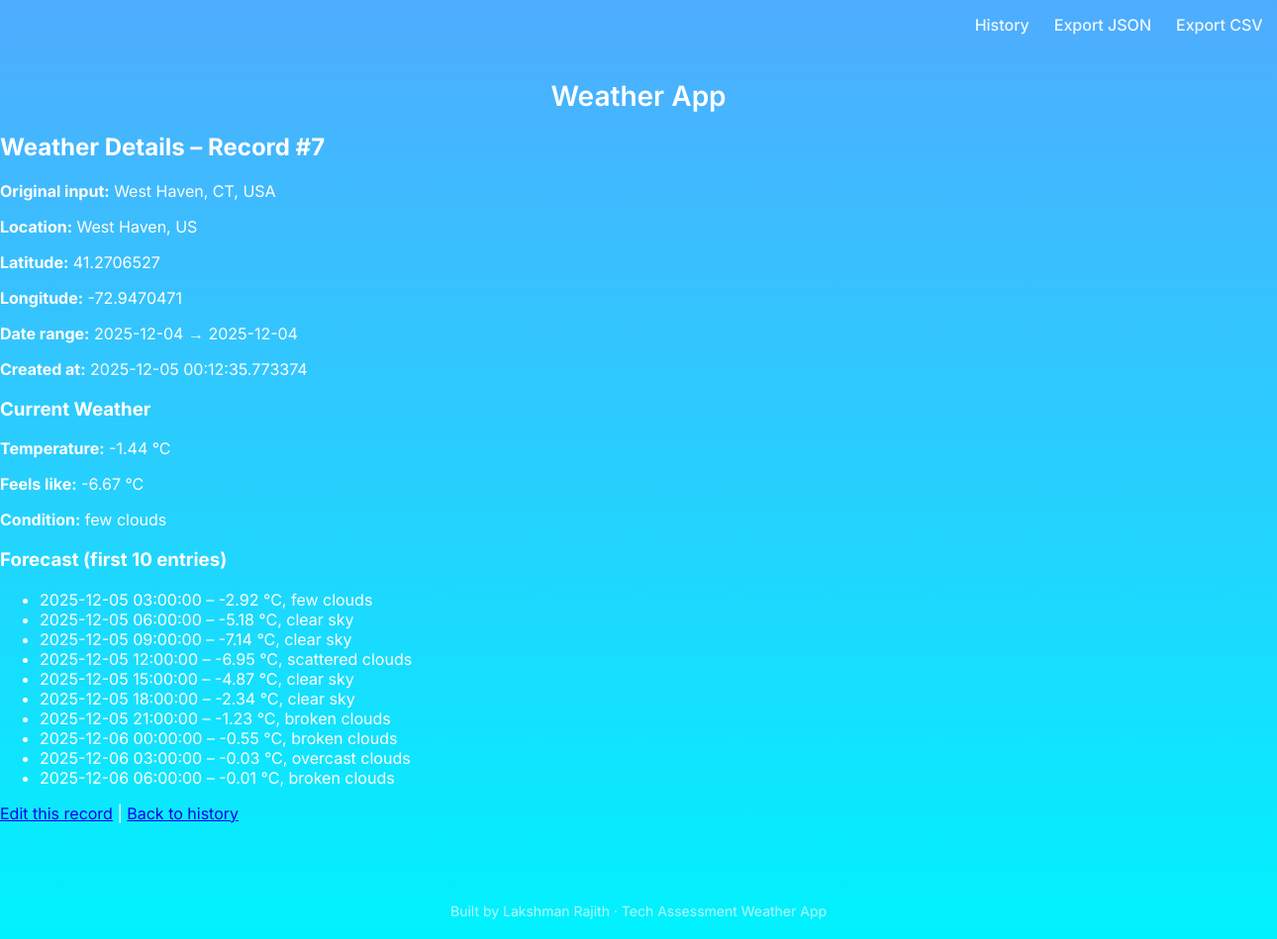
Page /history/7 on the committed database.
### app.py (models this page shows, shortened)
class WeatherQuery(db.Model):
    __tablename__ = "weather_queries"
    id = db.Column(db.Integer, primary_key=True)
    user_input = db.Column(db.String(255), nullable=False)
    normalized_name = db.Column(db.String(255))
    lat = db.Column(db.Float)
    lon = db.Column(db.Float)
    start_date = db.Column(db.Date)
    end_date = db.Column(db.Date)
    created_at = db.Column(db.DateTime, default=datetime.utcnow)
    current_weather_json = db.Column(db.Text)
    forecast_json = db.Column(db.Text)

### app.py (the view)
@app.route("/history/<int:query_id>")
def detail(query_id):
    q = WeatherQuery.query.get_or_404(query_id)
    return render_template(
        "detail.html",
        query=q,
        weather=json.loads(q.current_weather_json) if q.current_weather_json else None,
        forecast=json.loads(q.forecast_json) if q.forecast_json else None,
    )

### templates/detail.html
{% extends "base.html" %}
{% block content %}
<h2>Weather Details – Record #{{ query.id }}</h2>
<section class="card">
  <p><strong>Original input:</strong> {{ query.user_input }}</p>
  <p><strong>Location:</strong> {{ query.normalized_name or "-" }}</p>
  <p><strong>Latitude:</strong> {{ query.lat }}</p>
  <p><strong>Longitude:</strong> {{ query.lon }}</p>
  <p><strong>Date range:</strong>
    {{ query.start_date or "-" }} → {{ query.end_date or "-" }}</p>
  <p><strong>Created at:</strong> {{ query.created_at }}</p>
</section>
{% if weather %}
<section class="card">
  <h3>Current Weather</h3>
  <p><strong>Temperature:</strong> {{ weather.main.temp }} °C</p>
  <p><strong>Feels like:</strong> {{ weather.main.feels_like }} °C</p>
  <p><strong>Condition:</strong> {{ weather.weather[0].description }}</p>
</section>
{% endif %}
{% if forecast %}
<section class="card">
  <h3>Forecast (first 10 entries)</h3>
  <ul class="forecast-list">
    {% for item in forecast.list[:10] %}
      <li>
        {{ item.dt_txt }} – {{ item.main.temp }} °C,
        {{ item.weather[0].description }}
      </li>
    {% endfor %}
  </ul>
</section>
{% endif %}
<p>
  <a href="{{ url_for('edit', query_id=query.id) }}">Edit this record</a> |
  <a href="{{ url_for('history') }}">Back to history</a>
</p>
{% endblock %}

### statics/style.css (style rules this page uses)
body { margin: 0; font-family: system-ui, -apple-system, BlinkMacSystemFont, "Segoe UI", sans-serif; background: linear-gradient(145deg, #3b82f6, #22c1c3); min-height: 100vh; color: #0f172a; }

### templates/base.html (style rules this page uses)
body { margin: 0; font-family: "Inter", sans-serif; background: linear-gradient(180deg, #4facfe, #00f2fe); color: white; min-height: 100vh; }

### rows in the picture
WeatherQuery: id "7", user_input "West Haven, CT, USA", normalized_name "West Haven, US", lat "41.2706527", lon "-72.9470471", start_date "2025-12-04", end_date "2025-12-04", created_at "2025-12-05 00:12:35.773374"

### other values in the picture
{{ weather.main.temp }} "-1.44"
{{ weather.main.feels_like }} "-6.67"
{{ weather.weather[0].description }} "few clouds"
{{ item.dt_txt }} "2025-12-05 03:00:00" "2025-12-05 06:00:00" "2025-12-05 09:00:00" "2025-12-05 12:00:00" "2025-12-05 15:00:00" "2025-12-05 18:00:00" "2025-12-05 21:00:00" "2025-12-06 00:00:00" "2025-12-06 03:00:00" "2025-12-06 06:00:00"
{{ item.main.temp }} "-2.92" "-5.18" "-7.14" "-6.95" "-4.87" "-2.34" "-1.23" "-0.55" "-0.03" "-0.01"
{{ item.weather[0].description }} "few clouds" "clear sky" "clear sky" "scattered clouds" "clear sky" "clear sky" "broken clouds" "broken clouds" "overcast clouds" "broken clouds"
